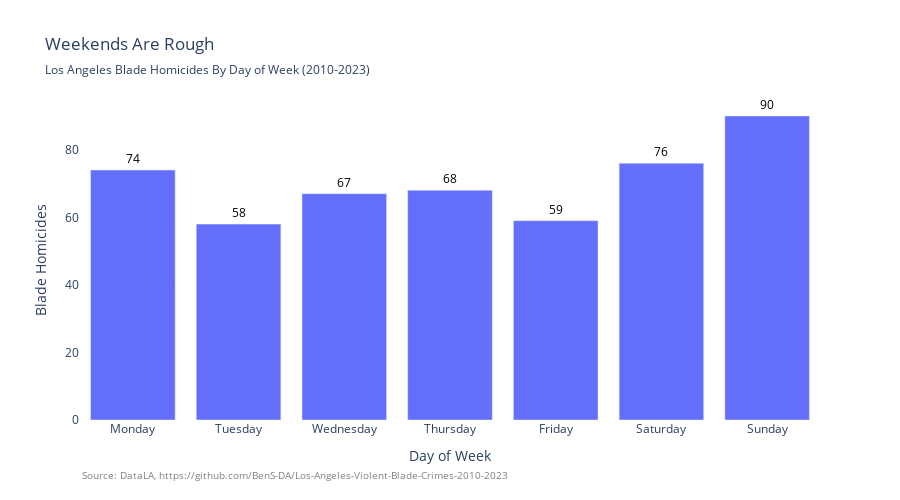

Source (notebook cell):
### Code cell
hom_dow = blade_homicide['DoW'].value_counts()
fig_dow = px.bar (hom_dow,x=hom_dow.index, y = hom_dow.values, 
category_orders={'DoW': ['Monday','Tuesday','Wednesday','Thursday','Friday','Saturday','Sunday']},
title = 'Weekends Are Rough',
        subtitle = "Los Angeles Blade Homicides By Day of Week (2010-2023)", text = hom_dow.values, height = 500)
fig_dow.update_layout(xaxis_title = "Day of Week",yaxis_title="Blade Homicides")
fig_dow.update_layout(
    paper_bgcolor='rgba(0, 0, 0, 0)',
    plot_bgcolor='rgba(0, 0, 0, 0)'
)
fig_dow.update_traces(textposition='outside')
fig_dow.update_traces(textfont_color='black')
fig_dow.add_annotation(
    text=f"Source: DataLA, https://github.com/BenS-DA/Los-Angeles-Violent-Blade-Crimes-2010-2023",
    showarrow=False,
    x=0,
    y=-0.2,
    xref="paper",
    yref="paper",
    xanchor="left",
    yanchor="bottom",
    font=dict(size=10, color="grey"),
    align="left"
)
fig_dow.show()

### Figure 1 — Plotly figure (JSON) as saved in the notebook; plotly's stock layout.template omitted (floating-point values rounded to 4 significant figures)
{"data": [{"hovertemplate": "DoW=%{x}<br>y=%{y}<br>text=%{text}<extra></extra>", "legendgroup": "", "marker": {"color": "#636efa", "pattern": {"shape": ""}}, "name": "", "orientation": "v", "showlegend": false, "text": [90.0, 76.0, 74.0, 68.0, 67.0, 59.0, 58.0], "textfont": {"color": "black"}, "textposition": "outside", "type": "bar", "x": ["Sunday", "Saturday", "Monday", "Thursday", "Wednesday", "Friday", "Tuesday"], "xaxis": "x", "y": [90, 76, 74, 68, 67, 59, 58], "yaxis": "y"}], "layout": {"annotations": [{"align": "left", "font": {"color": "grey", "size": 10}, "showarrow": false, "text": "Source: DataLA, https://github.com/BenS-DA/Los-Angeles-Violent-Blade-Crimes-2010-2023", "x": 0, "xanchor": "left", "xref": "paper", "y": -0.2, "yanchor": "bottom", "yref": "paper"}], "barmode": "relative", "height": 500, "legend": {"tracegroupgap": 0}, "paper_bgcolor": "rgba(0, 0, 0, 0)", "plot_bgcolor": "rgba(0, 0, 0, 0)", "title": {"subtitle": {"text": "Los Angeles Blade Homicides By Day of Week (2010-2023)"}, "text": "Weekends Are Rough"}, "xaxis": {"anchor": "y", "categoryarray": ["Monday", "Tuesday", "Wednesday", "Thursday", "Friday", "Saturday", "Sunday"], "categoryorder": "array", "domain": [0, 1], "title": {"text": "Day of Week"}}, "yaxis": {"anchor": "x", "domain": [0, 1], "title": {"text": "Blade Homicides"}}}}
